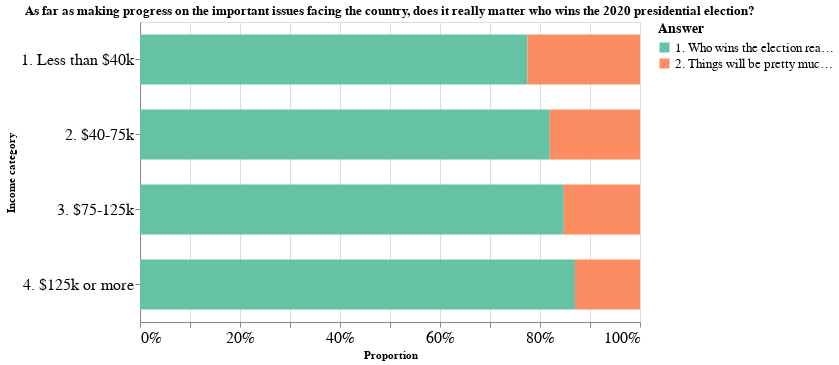

Here is the notebook cell this chart was saved with:
### Markdown cell above
###### Election

### Code cell
A_5304.progress

### Figure 1 — Vega-Lite specification as saved in the notebook (floating-point values rounded to 4 significant figures)
{"config": {"view": {"continuousWidth": 400, "continuousHeight": 300}}, "data": {"name": "data-b04e51b6075cf0a222554b8bb33c3310"}, "mark": {"type": "bar", "size": 50}, "encoding": {"color": {"field": "val", "legend": {"labelFontSize": 13, "titleFontSize": 14}, "scale": {"scheme": "set2"}, "title": "Answer", "type": "nominal"}, "tooltip": {"field": "val", "type": "nominal"}, "x": {"axis": {"labelFontSize": 16}, "field": "count", "stack": "normalize", "title": "Proportion", "type": "quantitative"}, "y": {"axis": {"labelFontSize": 16}, "field": "income_cat", "title": "Income category", "type": "nominal"}}, "height": 300, "title": "As far as making progress on the important issues facing the country, does it really matter who wins the 2020 presidential election?", "width": 500, "$schema": "https://vega.github.io/schema/vega-lite/v4.17.0.json", "datasets": {"data-b04e51b6075cf0a222554b8bb33c3310": [{"income_cat": "4. $125k or more", "val": "1. Who wins the election really matters", "count": 1210}, {"income_cat": "4. $125k or more", "val": "2. Things will be pretty much the same", "count": 181}, {"income_cat": "3. $75-125k", "val": "1. Who wins the election really matters", "count": 1374}, {"income_cat": "3. $75-125k", "val": "2. Things will be pretty much the same", "count": 247}, {"income_cat": "2. $40-75k", "val": "1. Who wins the election really matters", "count": 1135}, {"income_cat": "2. $40-75k", "val": "2. Things will be pretty much the same", "count": 250}, {"income_cat": "1. Less than $40k", "val": "1. Who wins the election really matters", "count": 1091}, {"income_cat": "1. Less than $40k", "val": "2. Things will be pretty much the same", "count": 317}]}}
